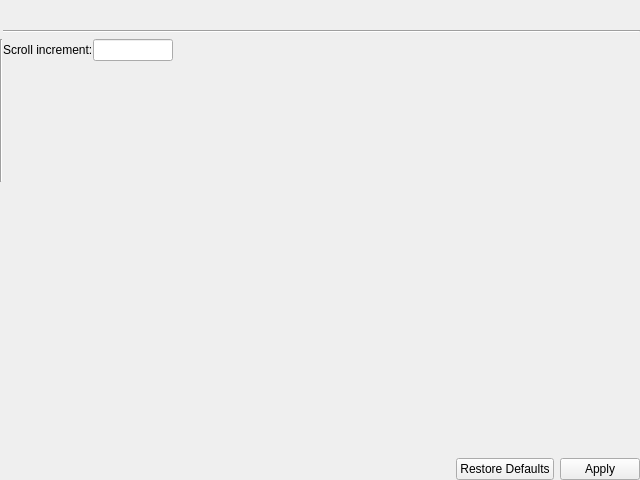
<?xml version="1.0" encoding="UTF-8"?>
<ui version="4.0">
 <class>TableGuiSettings</class>
 <widget class="QWidget" name="TableGuiSettings">
  <property name="geometry">
   <rect>
    <x>0</x>
    <y>0</y>
    <width>640</width>
    <height>480</height>
   </rect>
  </property>
  <property name="windowTitle">
   <string>Form</string>
  </property>
  <layout class="QGridLayout" name="gridLayout">
   <property name="leftMargin">
    <number>0</number>
   </property>
   <property name="topMargin">
    <number>6</number>
   </property>
   <property name="rightMargin">
    <number>0</number>
   </property>
   <property name="bottomMargin">
    <number>0</number>
   </property>
   <property name="horizontalSpacing">
    <number>0</number>
   </property>
   <item row="2" column="1" rowspan="3" colspan="2">
    <layout class="QGridLayout" name="gridLayout_5">
     <item row="3" column="0">
      <layout class="QGridLayout" name="gridLayout_7">
       <item row="0" column="1">
        <widget class="QDialogButtonBox" name="buttonBox">
         <property name="sizePolicy">
          <sizepolicy hsizetype="Fixed" vsizetype="Fixed">
           <horstretch>0</horstretch>
           <verstretch>0</verstretch>
          </sizepolicy>
         </property>
         <property name="standardButtons">
          <set>QDialogButtonBox::Apply|QDialogButtonBox::RestoreDefaults</set>
         </property>
        </widget>
       </item>
       <item row="0" column="0">
        <spacer name="horizontalSpacer">
         <property name="orientation">
          <enum>Qt::Horizontal</enum>
         </property>
         <property name="sizeHint" stdset="0">
          <size>
           <width>40</width>
           <height>20</height>
          </size>
         </property>
        </spacer>
       </item>
      </layout>
     </item>
     <item row="1" column="0">
      <spacer name="verticalSpacer">
       <property name="orientation">
        <enum>Qt::Vertical</enum>
       </property>
       <property name="sizeHint" stdset="0">
        <size>
         <width>20</width>
         <height>40</height>
        </size>
       </property>
      </spacer>
     </item>
     <item row="0" column="0">
      <layout class="QGridLayout" name="gridLayout_6">
       <item row="1" column="2">
        <spacer name="horizontalSpacer_2">
         <property name="orientation">
          <enum>Qt::Horizontal</enum>
         </property>
         <property name="sizeHint" stdset="0">
          <size>
           <width>40</width>
           <height>20</height>
          </size>
         </property>
        </spacer>
       </item>
       <item row="1" column="0">
        <widget class="QLabel" name="incrementLabel">
         <property name="sizePolicy">
          <sizepolicy hsizetype="Fixed" vsizetype="Preferred">
           <horstretch>0</horstretch>
           <verstretch>0</verstretch>
          </sizepolicy>
         </property>
         <property name="text">
          <string>Scroll increment:</string>
         </property>
        </widget>
       </item>
       <item row="1" column="1">
        <widget class="QLineEdit" name="incrementLineEdit">
         <property name="sizePolicy">
          <sizepolicy hsizetype="Fixed" vsizetype="Fixed">
           <horstretch>0</horstretch>
           <verstretch>0</verstretch>
          </sizepolicy>
         </property>
         <property name="minimumSize">
          <size>
           <width>80</width>
           <height>0</height>
          </size>
         </property>
         <property name="maximumSize">
          <size>
           <width>80</width>
           <height>16777215</height>
          </size>
         </property>
        </widget>
       </item>
      </layout>
     </item>
    </layout>
   </item>
   <item row="0" column="1">
    <widget class="QLabel" name="settingsNameLabel">
     <property name="sizePolicy">
      <sizepolicy hsizetype="Expanding" vsizetype="Maximum">
       <horstretch>0</horstretch>
       <verstretch>0</verstretch>
      </sizepolicy>
     </property>
     <property name="font">
      <font>
       <pointsize>12</pointsize>
       <weight>75</weight>
       <bold>true</bold>
      </font>
     </property>
     <property name="text">
      <string/>
     </property>
    </widget>
   </item>
   <item row="1" column="1">
    <widget class="Line" name="line">
     <property name="orientation">
      <enum>Qt::Horizontal</enum>
     </property>
    </widget>
   </item>
   <item row="2" column="0">
    <widget class="Line" name="line_2">
     <property name="orientation">
      <enum>Qt::Vertical</enum>
     </property>
    </widget>
   </item>
  </layout>
 </widget>
 <resources/>
 <connections/>
</ui>
